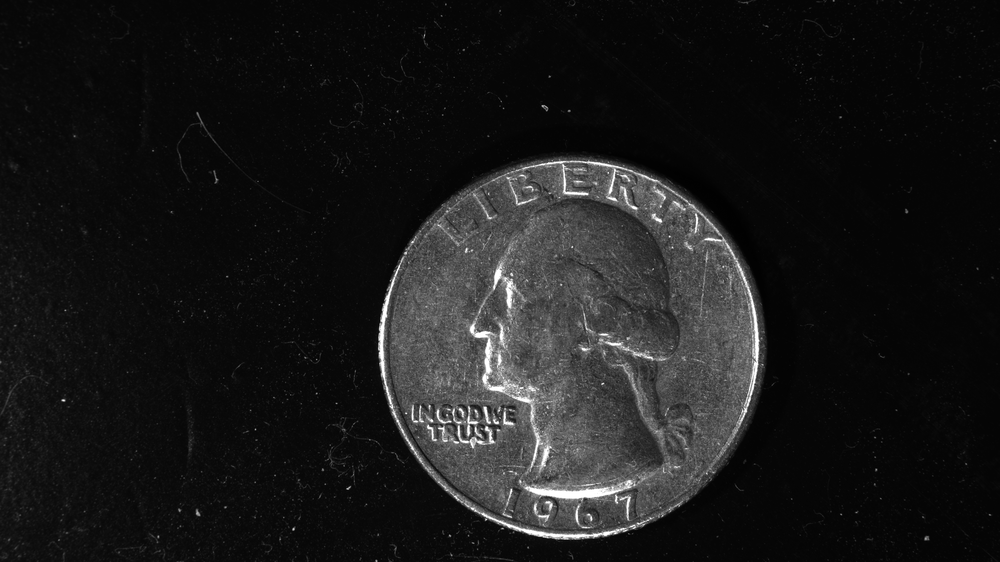
#> input picture data/mixed/1967.png, 1000 x 562 px, shrunk from 3840 x 2160 before the run, found by its file name
$ python annotate.py
#> lines starting #> are read from the running program, lines starting #| are printed output that depends on the picture
import cv2


file = "Data/mixed/1967.png"
img = cv2.imread(file)
#> img is the input picture: shape (562, 1000, 3); min 0, max 255, mean 25.9
txt = "1967"
height = int(img.shape[0]*.7)
#> height = 393
width = int(img.shape[1]*.37)
#> width = 370
print("dimensions read")
cv2.putText(img, txt, (width, height), cv2.FONT_HERSHEY_SIMPLEX, 18, (0, 0, 0), 30)
cv2.putText(img, txt, (width, height), cv2.FONT_HERSHEY_SIMPLEX, 18, (0, 255, 255), 15)
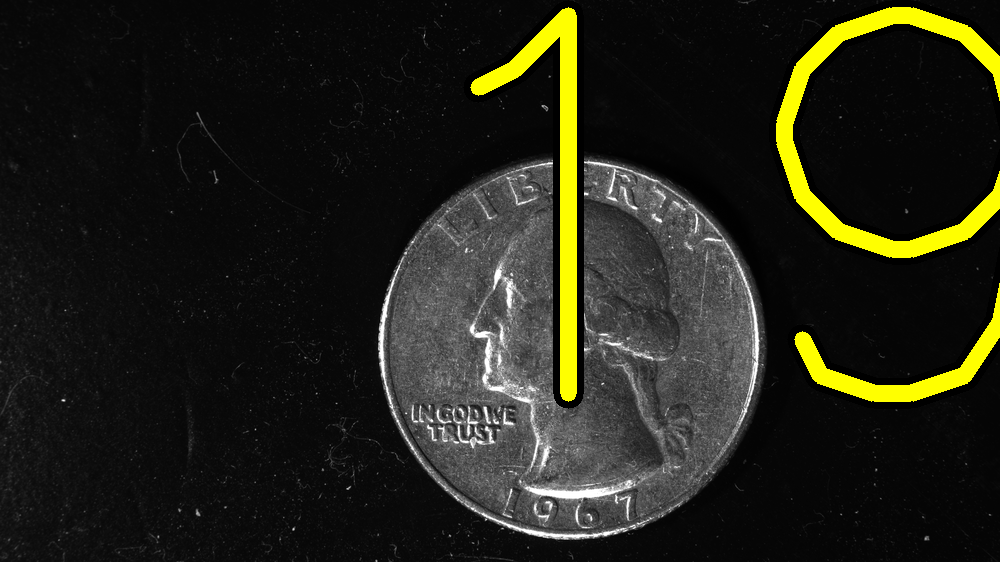
#> img: shape (562, 1000, 3); mean B, G, R 24.4, 35.1, 35.1
print("text placed")
cv2.imwrite("Image/1967_annotated.png", img)

$ run again, with data/mixed/1984.png copied over data/mixed/1967.png
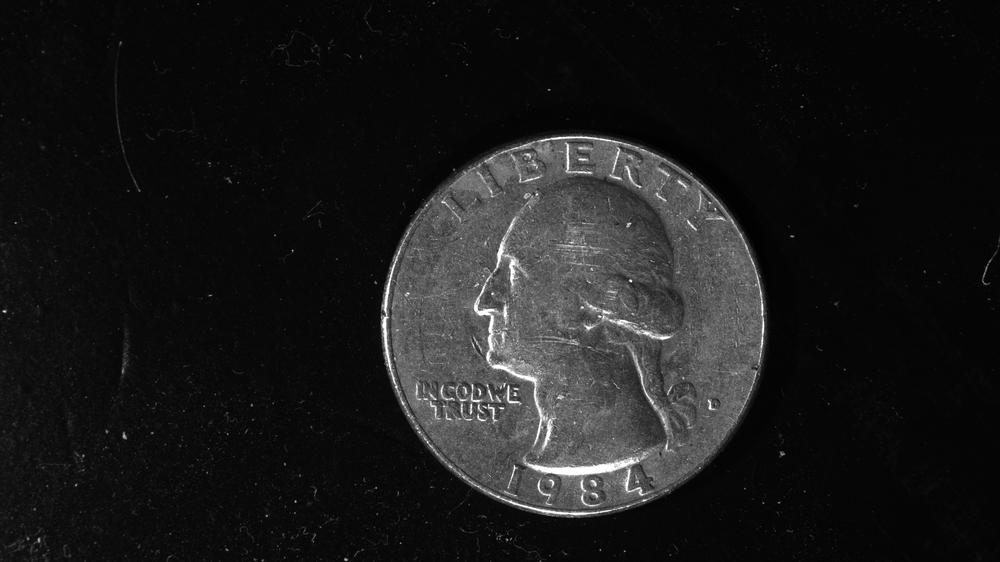
#> input picture data/mixed/1984.png, 1000 x 562 px, shrunk from 3840 x 2160 before the run, found by its file name
#> img is the input picture: shape (562, 1000, 3); min 0, max 255, mean 26.9
#> `cv2.putText(img, txt, (width, height), cv2.FONT_HERSHEY_SIMPLEX, 18, (..`:
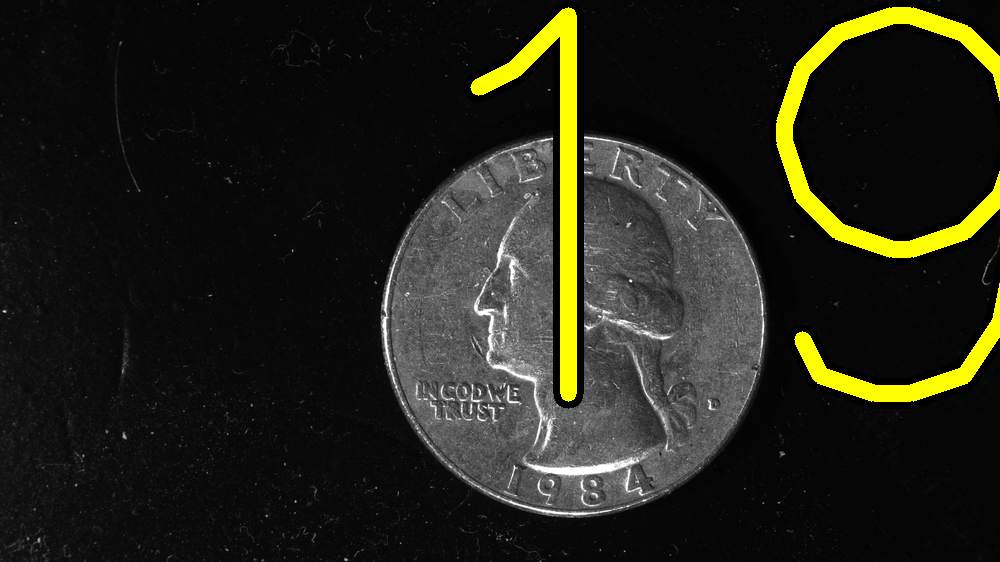
#> img: shape (562, 1000, 3); mean B, G, R 25, 35.7, 35.7
